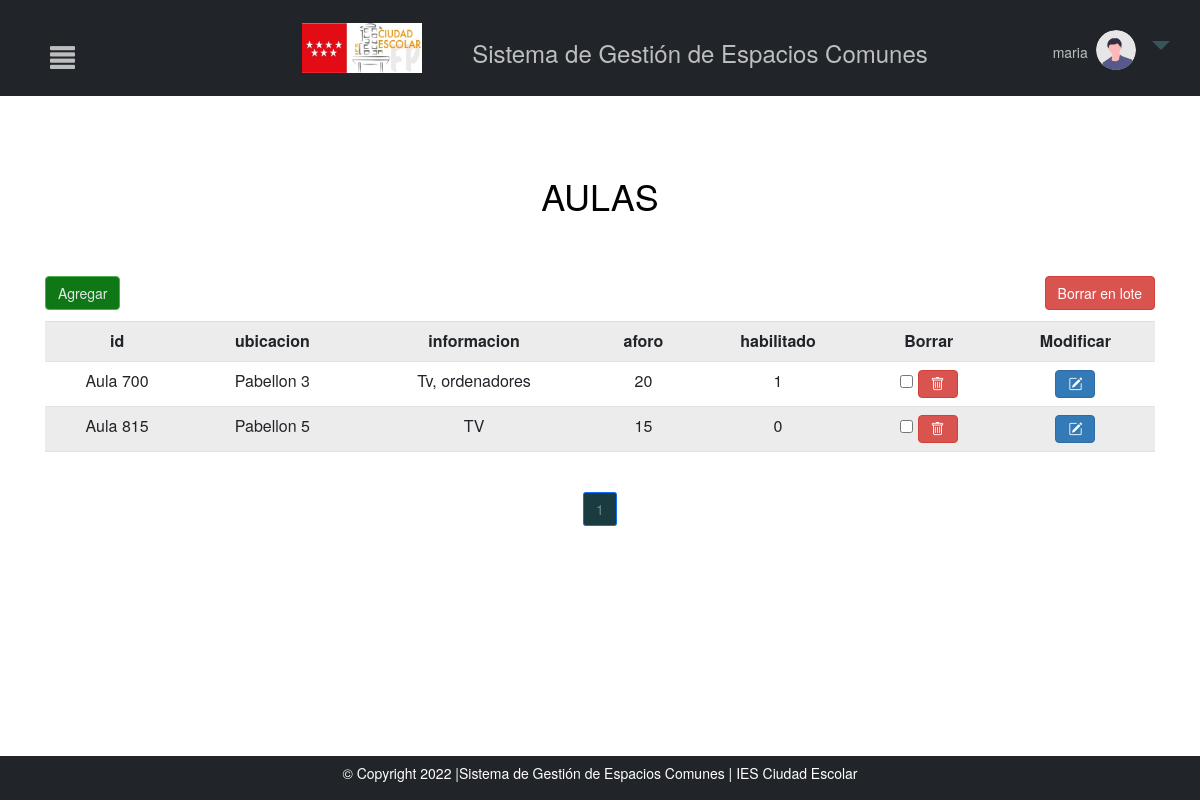
The page /MVC_proyectofinal/inicio.php?c=crudAulas&page=1 (signed in) on the database as committed earlier.
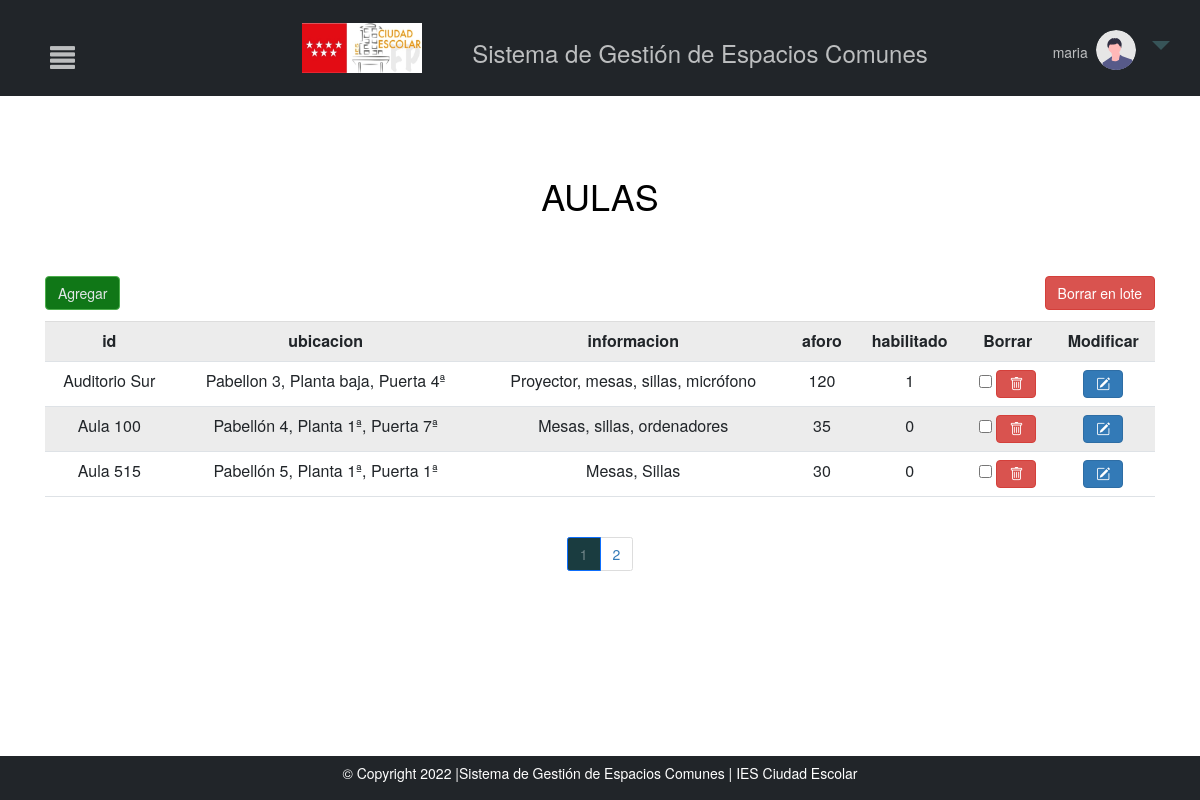
The same page on the database as committed later.
### tables this page shows
CREATE TABLE `aulas` (
  `id` varchar(220) NOT NULL,
  `ubicacion` varchar(220) NOT NULL,
  `informacion` varchar(220) NOT NULL,
  `aforo` int(100) NOT NULL,
  `habilitado` tinyint(1) NOT NULL
);

### MVC_proyectofinal/controller/controller.php (called while the page is built, shortened)
<?php
require_once ("models/crud.php");
class Control{
    function __construct()
    {
        $this->crud=new Crud();
    }
    function crudAulas(){
        include_once ("views/crudAulas.php");
    }
}
?>

### MVC_proyectofinal/models/conexion.php (called while the page is built)
<?php
class Conexion{
    public function conexion(){
        try{
            $conexion=new PDO("mysql:host=localhost;dbname=sgec","root","");
            $conexion->setAttribute(PDO::ATTR_ERRMODE,PDO::ERRMODE_EXCEPTION);
            return $conexion;
        }
        catch(PDOException $e){
            echo $e->getMessage();
            return null;
        }
    }
}
?>

### MVC_proyectofinal/models/crud.php (called while the page is built, shortened)
<?php
include("conexion.php");
class Crud extends Conexion{
    private $conexion;
    function __construct()
    {
        $this->conexion=parent::conexion();
    }
    function crudAulas($opc,$iteams_pagina=null,$offset=null){
        if($opc==1){
            $sql="SELECT count(*) FROM aulas";
            $consulta=$this->conexion->prepare($sql);
            $consulta->execute();
            $count=$consulta->fetch(PDO::FETCH_NUM);
            return $count;
        }
        elseif($opc==2){
            $sql="SELECT * FROM aulas ORDER BY id ASC LIMIT ".$iteams_pagina." OFFSET ".$offset."";
            $consulta=$this->conexion->prepare($sql);
            $consulta->execute();
            $consult=$consulta->fetchAll(PDO::FETCH_ASSOC);
            $keys=array_keys($consult[0]);
            return array($consult,$keys);
        }
    }
}
?>

### MVC_proyectofinal/views/crudAulas.php (the view, shortened to what this page needs)
<html lang="en">
<head>
<link rel="stylesheet" href="https://cdn.jsdelivr.net/npm/bootstrap-icons@1.8.1/font/bootstrap-icons.css">
<link rel="stylesheet" href="libs/bootstrap-5.1.3-dist/css/bootstrap.min.css">
</head>
<body>
<?php include "menu.php";
    ?>
            <?php
$count=$this->crud->crudAulas(1);
if($count[0]==0){
    echo '
    <div class="row >
    <div class="col-md-12 ">
    <h1 class="display-3"> No se han creado aulas aún</h1>';
    echo "<a href='?c=crudAulas&page=".$_GET['page']."&crear=1'><button name='crear'  class='btn btn-success'> Agregar</button></a>
    ";
    echo '</div>
    </div>
    </div>';
}
else{
$iteams_pagina=3;
$total_pages=ceil($count[0]/$iteams_pagina);
$page=0;
if(isset($_GET["page"]) && !empty($_GET["page"])){
    $page=$_GET["page"];
}else{
    $page=1;
}
$offset=($page-1) * $iteams_pagina;
$result=$this->crud->crudAulas(2,$iteams_pagina,$offset);
?>
<div class="row" style="margin-top:5%">
                <div class="col-md-12 ">
                <h1 style="color:black; text-align:center; margin-bottom:0%; background-color:white" >AULAS</h1>
<?php
       echo '<div class="container" style="margin-top:60px;">
       <div class="row">
                       <div class="col-md-12 ">';
        echo "<a href='?c=crudAulas&page=".$_GET['page']."&crear=1'><button name='crear'  class='btn btn-success'> Agregar</button></a>  ";
       echo                    '<table class="table table-striped bg-white table-hover" style="text-align: center; margin-top:1%">';
        echo "<tr >";
        foreach($result[1] as $indice){
            echo "<th>".$indice."</th>";
        }
        echo "<th>Borrar</th>";
        echo "<th>Modificar</th>";
        echo "</tr>";
        ?>
        <form action="?c=borrarAulas&pag=<?php echo $_GET["page"]?>" method="post">
            <input type='submit' name='borrar' value='Borrar en lote' class='btn btn-danger' style='float:right;' >
        <?php
        foreach($result[0] as $indice=>$dato){
            foreach($dato as $x=>$y){
                echo "<td>".$y."</td>";
            }
            ?>
            <td><input type="checkbox" name="eliminar[]" value="<?php echo $dato["id"]?>">
            <a class="btn btn-danger"  href="?c=borrarAulas&id=<?php echo $dato["id"] ?>&pag=<?php echo $_GET["page"]?>"><i class="bi bi-trash"></i></a>
            </td>
            <td><button  title="Modificar" class="btn btn-primary" name="modificar" value="<?php echo $dato["id"] ?>"> <i class="bi bi-pencil-square"></i></button></td>
            <?php
            }
  ?>
           </table>
        </div>
 <?php
echo "<br>";
?>
<nav aria-label="..." class="contenedor-paginador" >
  <ul class="pagination pagination-mg justify-content-center">
<?php
for($i=1;$i<=$total_pages;$i++){
    if($i==$page){
        echo "<li class='page-item active'><a class='page-link'>".$i."</a></li>";
    }else{
        echo "<li class='page-item'><a class='page-link' href='?c=crudAulas&page=$i'>$i</a></li>";
    }
}
}
?>
  </ul>
</nav>
</body>
</html>

Rows that differ between the two databases and show on the page:
no longer on this page (row edited): aulas: id "Aula 700", ubicacion "Pabellon 3", informacion "Tv, ordenadores", aforo "20", habilitado "1"
no longer on this page (row edited): aulas: id "Aula 815", ubicacion "Pabellon 5", informacion "TV", aforo "15", habilitado "0"
added aulas: id "Auditorio Sur", ubicacion "Pabellon 3, Planta baja, Puerta 4ª", informacion "Proyector, mesas, sillas, micrófono", aforo "120", habilitado "1"
added aulas: id "Aula 100", ubicacion "Pabellón 4, Planta 1ª, Puerta 7ª", informacion "Mesas, sillas, ordenadores", aforo "35", habilitado "0"
added aulas: id "Aula 515", ubicacion "Pabellón 5, Planta 1ª, Puerta 1ª", informacion "Mesas, Sillas", aforo "30", habilitado "0"
Other text that changed with them:
new list line: "2"
